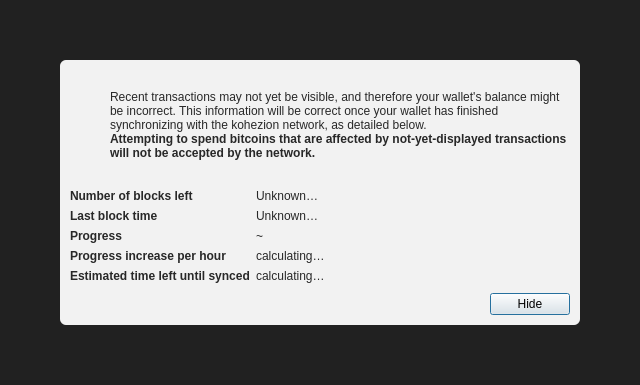
<?xml version="1.0" encoding="UTF-8"?>
<ui version="4.0">
 <class>ModalOverlay</class>
 <widget class="QWidget" name="ModalOverlay">
  <property name="geometry">
   <rect>
    <x>0</x>
    <y>0</y>
    <width>640</width>
    <height>385</height>
   </rect>
  </property>
  <property name="windowTitle">
   <string>Form</string>
  </property>
  <layout class="QVBoxLayout" name="verticalLayout" stretch="0">
   <property name="sizeConstraint">
    <enum>QLayout::SetDefaultConstraint</enum>
   </property>
   <property name="leftMargin">
    <number>0</number>
   </property>
   <property name="topMargin">
    <number>0</number>
   </property>
   <property name="rightMargin">
    <number>0</number>
   </property>
   <property name="bottomMargin">
    <number>0</number>
   </property>
   <item>
    <widget class="QWidget" name="bgWidget" native="true">
     <property name="styleSheet">
      <string notr="true">#bgWidget { background: rgba(0,0,0,220); }</string>
     </property>
     <layout class="QVBoxLayout" name="verticalLayoutMain" stretch="1">
      <property name="leftMargin">
       <number>60</number>
      </property>
      <property name="topMargin">
       <number>60</number>
      </property>
      <property name="rightMargin">
       <number>60</number>
      </property>
      <property name="bottomMargin">
       <number>60</number>
      </property>
      <item>
       <widget class="QWidget" name="contentWidget" native="true">
        <property name="styleSheet">
         <string notr="true">#contentWidget { background: rgba(255,255,255,240); border-radius: 6px; }

QLabel { color: rgb(40,40,40);  }</string>
        </property>
        <layout class="QVBoxLayout" name="verticalLayoutSub" stretch="1,0,0,0">
         <property name="spacing">
          <number>0</number>
         </property>
         <property name="leftMargin">
          <number>10</number>
         </property>
         <property name="topMargin">
          <number>10</number>
         </property>
         <property name="rightMargin">
          <number>10</number>
         </property>
         <property name="bottomMargin">
          <number>10</number>
         </property>
         <item>
          <layout class="QHBoxLayout" name="horizontalLayoutIconText" stretch="0,1">
           <property name="topMargin">
            <number>20</number>
           </property>
           <item>
            <layout class="QVBoxLayout" name="verticalLayoutIcon">
             <property name="leftMargin">
              <number>0</number>
             </property>
             <item>
              <widget class="QPushButton" name="warningIcon">
               <property name="enabled">
                <bool>false</bool>
               </property>
               <property name="text">
                <string/>
               </property>
               <property name="icon">
                <iconset>
                 <normaloff>:/icons/warning</normaloff>
                 <disabledoff>:/icons/warning</disabledoff>:/icons/warning</iconset>
               </property>
               <property name="iconSize">
                <size>
                 <width>48</width>
                 <height>48</height>
                </size>
               </property>
               <property name="flat">
                <bool>true</bool>
               </property>
              </widget>
             </item>
             <item>
              <spacer name="verticalSpacerWarningIcon">
               <property name="orientation">
                <enum>Qt::Vertical</enum>
               </property>
               <property name="sizeHint" stdset="0">
                <size>
                 <width>20</width>
                 <height>40</height>
                </size>
               </property>
              </spacer>
             </item>
            </layout>
           </item>
           <item>
            <layout class="QVBoxLayout" name="verticalLayoutInfoText">
             <property name="leftMargin">
              <number>0</number>
             </property>
             <property name="topMargin">
              <number>0</number>
             </property>
             <item>
              <widget class="QLabel" name="infoText">
               <property name="text">
                <string>Recent transactions may not yet be visible, and therefore your wallet's balance might be incorrect. This information will be correct once your wallet has finished synchronizing with the kohezion network, as detailed below.</string>
               </property>
               <property name="textFormat">
                <enum>Qt::RichText</enum>
               </property>
               <property name="wordWrap">
                <bool>true</bool>
               </property>
              </widget>
             </item>
             <item>
              <widget class="QLabel" name="infoTextStrong">
               <property name="font">
                <font>
                 <weight>75</weight>
                 <bold>true</bold>
                </font>
               </property>
               <property name="text">
                <string>Attempting to spend bitcoins that are affected by not-yet-displayed transactions will not be accepted by the network.</string>
               </property>
               <property name="textFormat">
                <enum>Qt::RichText</enum>
               </property>
               <property name="wordWrap">
                <bool>true</bool>
               </property>
              </widget>
             </item>
             <item>
              <spacer name="verticalSpacerInTextSpace">
               <property name="orientation">
                <enum>Qt::Vertical</enum>
               </property>
               <property name="sizeHint" stdset="0">
                <size>
                 <width>20</width>
                 <height>40</height>
                </size>
               </property>
              </spacer>
             </item>
            </layout>
           </item>
          </layout>
         </item>
         <item>
          <spacer name="verticalSpacerAfterText">
           <property name="orientation">
            <enum>Qt::Vertical</enum>
           </property>
           <property name="sizeHint" stdset="0">
            <size>
             <width>20</width>
             <height>40</height>
            </size>
           </property>
          </spacer>
         </item>
         <item>
          <layout class="QFormLayout" name="formLayout">
           <property name="fieldGrowthPolicy">
            <enum>QFormLayout::FieldsStayAtSizeHint</enum>
           </property>
           <property name="horizontalSpacing">
            <number>6</number>
           </property>
           <property name="verticalSpacing">
            <number>6</number>
           </property>
           <property name="topMargin">
            <number>10</number>
           </property>
           <item row="0" column="0">
            <widget class="QLabel" name="labelNumberOfBlocksLeft">
             <property name="font">
              <font>
               <weight>75</weight>
               <bold>true</bold>
              </font>
             </property>
             <property name="text">
              <string>Number of blocks left</string>
             </property>
            </widget>
           </item>
           <item row="0" column="1">
            <widget class="QLabel" name="numberOfBlocksLeft">
             <property name="text">
              <string>Unknown…</string>
             </property>
            </widget>
           </item>
           <item row="1" column="0">
            <widget class="QLabel" name="labelLastBlockTime">
             <property name="font">
              <font>
               <weight>75</weight>
               <bold>true</bold>
              </font>
             </property>
             <property name="text">
              <string>Last block time</string>
             </property>
            </widget>
           </item>
           <item row="1" column="1">
            <widget class="QLabel" name="newestBlockDate">
             <property name="sizePolicy">
              <sizepolicy hsizetype="Maximum" vsizetype="Preferred">
               <horstretch>0</horstretch>
               <verstretch>0</verstretch>
              </sizepolicy>
             </property>
             <property name="text">
              <string>Unknown…</string>
             </property>
            </widget>
           </item>
           <item row="2" column="0">
            <widget class="QLabel" name="labelSyncDone">
             <property name="font">
              <font>
               <weight>75</weight>
               <bold>true</bold>
              </font>
             </property>
             <property name="text">
              <string>Progress</string>
             </property>
            </widget>
           </item>
           <item row="2" column="1">
            <layout class="QHBoxLayout" name="horizontalLayoutSync" stretch="0,1">
             <item>
              <widget class="QLabel" name="percentageProgress">
               <property name="text">
                <string notr="true">~</string>
               </property>
              </widget>
             </item>
            </layout>
           </item>
           <item row="4" column="0">
            <widget class="QLabel" name="labelProgressIncrease">
             <property name="font">
              <font>
               <weight>75</weight>
               <bold>true</bold>
              </font>
             </property>
             <property name="text">
              <string>Progress increase per hour</string>
             </property>
            </widget>
           </item>
           <item row="4" column="1">
            <widget class="QLabel" name="progressIncreasePerH">
             <property name="text">
              <string>calculating…</string>
             </property>
            </widget>
           </item>
           <item row="5" column="0">
            <widget class="QLabel" name="labelEstimatedTimeLeft">
             <property name="font">
              <font>
               <weight>75</weight>
               <bold>true</bold>
              </font>
             </property>
             <property name="text">
              <string>Estimated time left until synced</string>
             </property>
            </widget>
           </item>
           <item row="5" column="1">
            <widget class="QLabel" name="expectedTimeLeft">
             <property name="text">
              <string>calculating…</string>
             </property>
            </widget>
           </item>
          </layout>
         </item>
         <item>
          <layout class="QHBoxLayout" name="horizontalLayoutButtons">
           <property name="leftMargin">
            <number>10</number>
           </property>
           <property name="topMargin">
            <number>10</number>
           </property>
           <item>
            <spacer name="horizontalSpacer">
             <property name="orientation">
              <enum>Qt::Horizontal</enum>
             </property>
             <property name="sizeHint" stdset="0">
              <size>
               <width>40</width>
               <height>20</height>
              </size>
             </property>
            </spacer>
           </item>
           <item>
            <widget class="QPushButton" name="closeButton">
             <property name="text">
              <string>Hide</string>
             </property>
             <property name="shortcut">
              <string>Esc</string>
             </property>
             <property name="focusPolicy">
              <enum>Qt::StrongFocus</enum>
             </property>
             <property name="default">
              <bool>true</bool>
             </property>
            </widget>
           </item>
          </layout>
         </item>
        </layout>
       </widget>
      </item>
     </layout>
    </widget>
   </item>
  </layout>
 </widget>
 <resources/>
 <connections/>
</ui>
